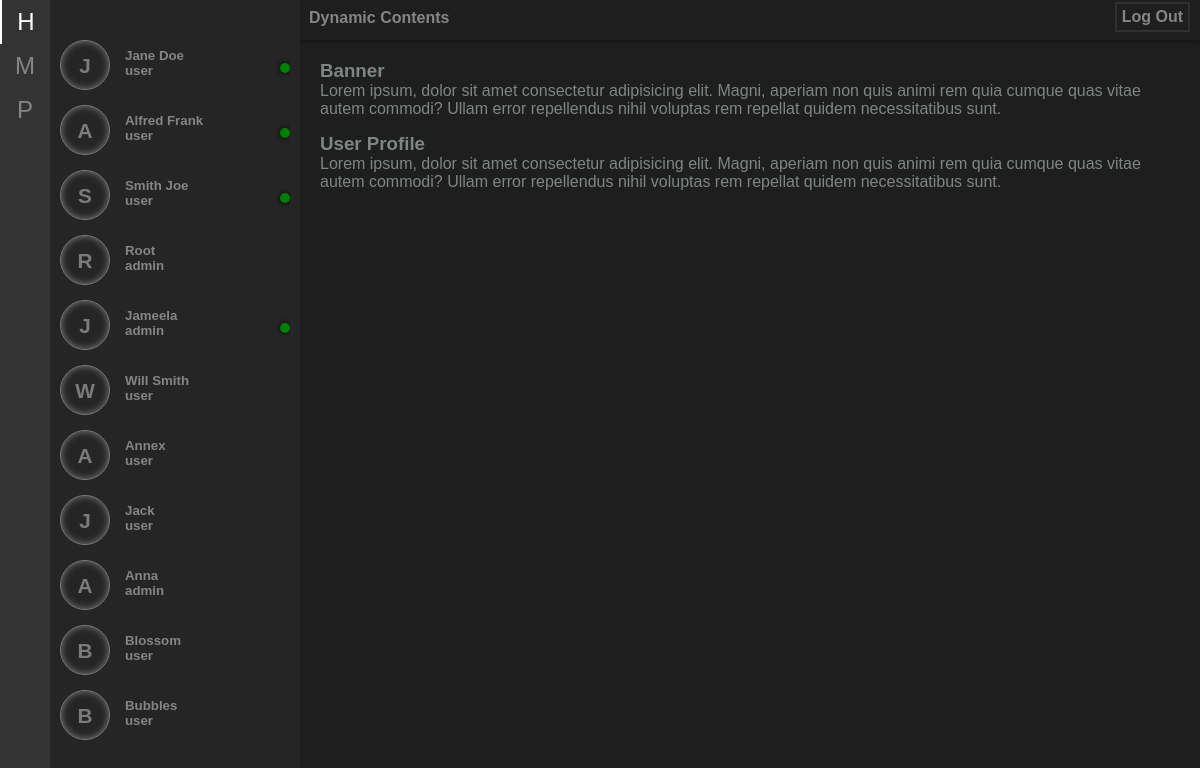
The page / on the database its author committed.
### tables this page shows
CREATE TABLE `users` (
  `Id` int(11) NOT NULL,
  `FullName` varchar(100) NOT NULL,
  `Email` varchar(1000) NOT NULL,
  `Password` varchar(1000) NOT NULL,
  `UserRole` varchar(50) DEFAULT NULL,
  `PhotoPath` varchar(1000) DEFAULT NULL,
  `IsLoggedIn` tinyint(1) DEFAULT NULL
);

### classes/database.php (called while the page is built, shortened)
<?php
class DB{
    public function __construct()
    {
        $servername = "localhost";
        $userName = "root";
        $password = "";
        $dbname = "messenger_db";
        $this->conn = new mysqli($servername, $userName, $password, $dbname);
    }
}

### classes/gateways.php (called while the page is built, shortened)
<?php
include('~/../database.php');
class Gateway extends DB
{
    public function getUsers()
    {
        $query = "SELECT * FROM users";
        $queryResult = $this->executeQuery($query);
        return $queryResult;
    }
    public function executeQuery($query){
        return mysqli_query($this->conn, $query);
    }
}

### components/lists/user-list.php (the view)
<?php
    require_once('~/../../classes/gateways.php');
    $gateway = new Gateway();
    $users = $gateway->getUsers();
?>
<ul id="userList">
    <?php
        while($user = mysqli_fetch_assoc($users)){
            if($user['Id'] != $_SESSION['Id']){?>
                <li id="<?php echo $user['Id'] ?>">
                    <div class="user-img"><?php echo '<h4>' . $user['FullName'][0] . '</h4>'  ?></div>
                    <div class="user-content">
                        <?php echo '<h5>' . $user['FullName'] . '</h5>'?>
                        <?php echo '<h5>' . $user['UserRole'] . '</h5>'?>
                        <?php
                            if($user['IsLoggedIn'] == true){
                                echo '<span class="loggedin-status"></span>';
                            }
                        ?>
                    </div>
                </li>
        <?php
            }
        }
    ?>
</ul>

### index.php (shortened to what this page needs)
<!DOCTYPE html>
<html lang="en">
<head>
    <link rel="stylesheet" href="./css/styles.css">
</head>
<body>
<div class="container-fluid">
    <div class="container">
        <div class="left">
            <div class="left-menu">
                <?php require_once('./components/menus/left-menu.php'); ?>
            </div>
            <div class="left-user-container">
                <?php require_once('./components/lists/user-list.php'); ?>
            </div>
        </div>
        <div class="right">
            <div class="top-menu">
                <?php require_once('./components/menus/top-menu.php'); ?>
            </div>
            <div id="routerElements">
                <div id="h">
                    <?php require_once('./components/banner/banner.php'); ?>
                </div>
                <div id="p">
                    <?php require_once('./pages/user/user-profile.php'); ?>
                </div>
            </div>
        </div>
    </div>
</div>
</body>
</html>

### components/menus/left-menu.php
<ul id="leftMenu">
    <li><button id="Home">H</button></li>
    <li><button id="Messanger">M</button></li>
    <li><button id="Profile">P</button></li>
</ul>

### components/menus/top-menu.php (shortened to what this page needs)
<header id="header">
    <nav id="nav">
        <h4 style="color: #858585">Dynamic Contents <a href="?logout=logout" class="log-out-btn">Log Out</a></h4>
    </nav>
</header>

### components/banner/banner.php
<h3>Banner</h3>
<p>Lorem ipsum, dolor sit amet consectetur adipisicing elit. Magni, aperiam non quis animi rem quia cumque quas vitae autem commodi? Ullam error repellendus nihil voluptas rem repellat quidem necessitatibus sunt.</p>

### components/user/user-profile.php
<h3>User Profile</h3>
<p>Lorem ipsum, dolor sit amet consectetur adipisicing elit. Magni, aperiam non quis animi rem quia cumque quas vitae autem commodi? Ullam error repellendus nihil voluptas rem repellat quidem necessitatibus sunt.</p>

### css/styles.css (style rules this page uses)
* { margin: 0; padding: 0; box-sizing: border-box; font-family: 'Lucida Sans', 'Lucida Sans Regular', 'Lucida Grande', 'Lucida Sans Unicode', Geneva, Verdana, sans-serif; }
ul { list-style: none; }
a { text-decoration: none; }
.container-fluid, .container { width: 100%; height: auto; position: relative; }
.left { width: 300px; height: 100vh; position: fixed; left: 0; top: 0; background: #252526; }
.left-menu { width: 50px; background: #333333; height: 100vh; float: left; }
.left-menu button { width: 100%; padding: 8px; background: transparent; border: none; outline: none; color: #858585; cursor: pointer; font-size: 1.5em; text-align: center; transition: .5s cubic-bezier(0.6, -0.28, 0.735, 0.045); }
.left-menu li button:hover, #leftMenu li button.active { color: white; border-left: 2px solid #fff; }
.left-user-container { width: calc(100% - 50px); height: 100vh; color: #858585; padding: 10px; float: right; padding-top: 40px; overflow: hidden; overflow-y: scroll; padding-bottom: 30px; }
.right { width: calc(100% - 300px); float: right; background-color: #1E1E1E; height: 100vh; }
.top-menu { width: 100%; height: 40px; padding: 9px; box-shadow: 0 0 5px rgba(0, 0, 0, 0.5); }
#routerElements { padding: 20px; color: #7F8585; }
#routerElements>div { margin-bottom: 15px; }
#userList { display: block; position: relative; width: 100%; height: auto; }
#userList li { position: relative; width: 100%; height: 55px; display: block; overflow: hidden; margin-bottom: 10px; transition: .5s linear; cursor: pointer; }
#userList li .user-img { width: 50px; height: 50px; border-radius: 50%; border: 1px solid; float: left; text-align: center; line-height: 50px; box-shadow: inset 0 0 7px; opacity: .9; transition: .5s linear; font-size: 1.3em; }
#userList .user-content { width: calc(100% - 50px); float: right; padding: 8px; padding-left: 15px; }
.loggedin-status { position: absolute; top: 50%; right: 0; width: 10px; height: 10px; background: green; text-align: center; line-height: 16px; border-radius: 50%; box-shadow: 0 0 5px black; transform: translateY(-50%); }
.log-out-btn { position: absolute; right: 10px; top: 2px; color: #858585; border: 2px solid rgba(255, 255, 255, 0.08); padding: 4px 5px; }

### rows shown on the page
users: FullName "J", FullName "Jane Doe", UserRole "user", IsLoggedIn 1 (drawn)
users: FullName "A", FullName "Alfred Frank", UserRole "user", IsLoggedIn 1 (drawn)
users: FullName "S", FullName "Smith Joe", UserRole "user", IsLoggedIn 1 (drawn)
users: FullName "R", FullName "Root", UserRole "admin"
users: FullName "J", FullName "Jameela", UserRole "admin", IsLoggedIn 1 (drawn)
users: FullName "W", FullName "Will Smith", UserRole "user"
users: FullName "A", FullName "Annex", UserRole "user"
users: FullName "J", FullName "Jack", UserRole "user"
users: FullName "A", FullName "Anna", UserRole "admin"
users: FullName "B", FullName "Blossom", UserRole "user"
users: FullName "B", FullName "Bubbles", UserRole "user"
